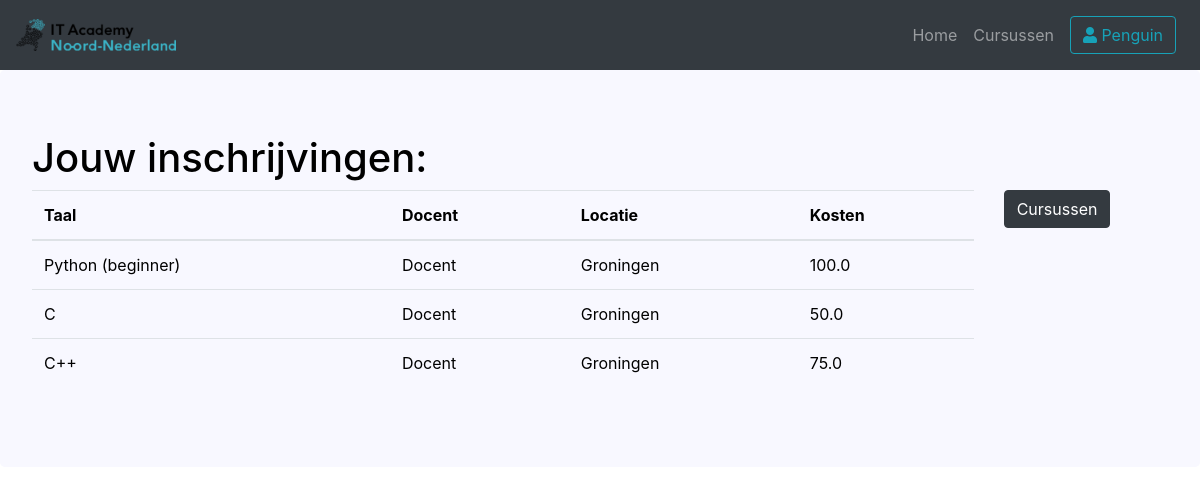
Page /student/inschrijvingen/Penguin (signed in) on the earlier database version.
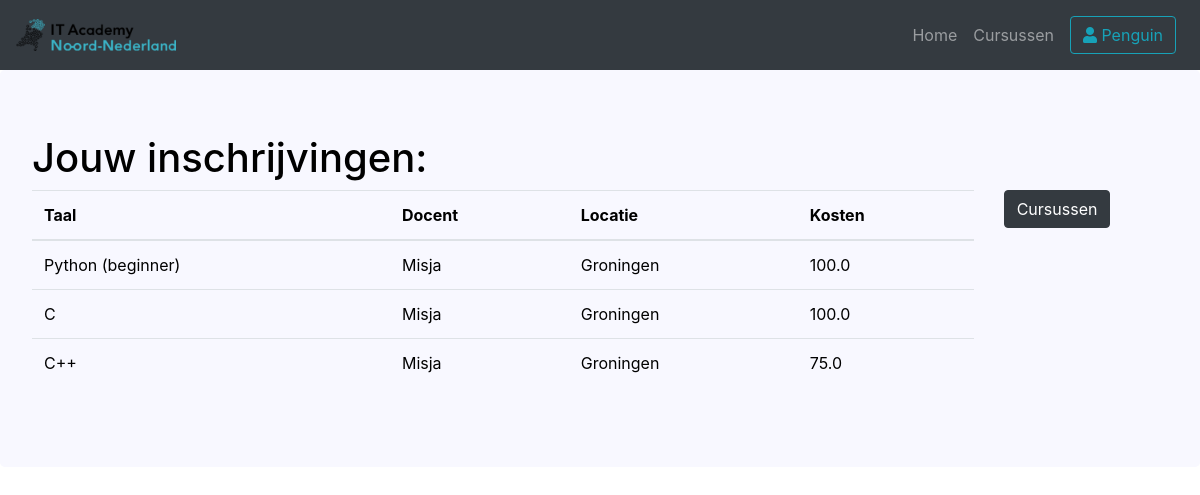
Same page on the later database version.
### project/models.py (models this page shows, shortened)
class Attendee(db.Model):
    __tablename__ = 'attendees'
    user_id     = db.Column(db.Integer, db.ForeignKey("users.id"), primary_key=True)
    course_id  = db.Column(db.Integer, db.ForeignKey("courses.id"), primary_key=True)
    discount    = db.Column(db.Boolean)

class User(db.Model, UserMixin):
    __tablename__ = 'users'
    id = db.Column(db.Integer, primary_key=True)
    email       = db.Column(db.String(64), unique=True, index=True, nullable=False)
    username    = db.Column(db.String(64), unique=True, index=True, nullable=False)
    password    = db.Column(db.String(128), nullable=False)
    role_id     = db.Column(db.Integer, db.ForeignKey("roles.id"), nullable=False)

class Course(db.Model):
    __tablename__ = 'courses'
    id              = db.Column(db.Integer, primary_key=True)
    teacher_id      = db.Column(db.Integer, db.ForeignKey("users.id"), nullable=False)
    language_id     = db.Column(db.Integer, db.ForeignKey("languages.id"), nullable=False)
    location        = db.Column(db.Text, nullable=False)
    cost            = db.Column(db.Float, nullable=False)
    description     = db.Column(db.Text, nullable=False)

class Language(db.Model):
    __tablename__ = 'languages'
    id          = db.Column(db.Integer, primary_key=True)
    language    = db.Column(db.Text, nullable=False)

### project/gebruikers/student/views.py (the view)
@student_blueprint.route('/inschrijvingen/<username>')
@login_required
def inschrijvingen(username):
    korting = Korting()
    if username != current_user.username:
        return redirect(url_for('index'))
    inschrijvingen =    Attendee.query\
                        .filter_by(user_id=current_user.id)\
                        .join(Course, Course.id == Attendee.course_id)\
                        .join(User, User.id == Course.teacher_id)\
                        .join(Language, Language.id == Course.language_id)\
                        .add_columns(Course.id, Language.language, User.username, Course.location, Course.cost, Attendee.discount)
    return render_template('inschrijvingen.html', inschrijvingen=inschrijvingen, korting=korting)

### project/__init__.py (called while the page is built)
@app.context_processor
def inject_time_related_functions():
    return dict(date_now=datetime.now().date(), td=timedelta, dt=datetime, t=time())

### project/models.py (called while the page is built)
@login_manager.user_loader
def load_user(user_id):
    return User.query.get(user_id)

def Korting():
    korting = 0.5 # 50%
    return korting

### project/gebruikers/student/templates/student/inschrijvingen.html
{% extends "base.html" %}
{% block content %}
<div class="jumbotron m-0">
    <h1>Jouw inschrijvingen:</h1>
    <div class="row">
        <div class="col col-sm-10">
            <table class="table">
                <thead>
                    <tr>
                        <th scope="col">Taal</th>
                        <th scope="col">Docent</th>
                        <th scope="col">Locatie</th>
                        <th scope="col">Kosten</th>
                    </tr>
                </thead>
                <tbody>
                    {% for inschrijving in inschrijvingen %}
                    <tr>
                        <td>{{ inschrijving.language }}</td>
                        <td>{{ inschrijving.username }}</td>
                        <td>{{ inschrijving.location }}</td>
                        {% if inschrijving.discount == True %}
                        <td>{{ (inschrijving.cost)*korting }}</td>
                        {% else %}
                        <td>{{ inschrijving.cost }}</td>
                        {% endif %}
                    </tr>
                    {% endfor %}
                </tbody>
            </table>
        </div>
        <div class="col col-sm-2">
            <a href="{{ url_for('standaard.cursussen') }}" class="btn btn-dark">Cursussen</a>
        </div>
    </div>
</div>
{% endblock %}

Differences in the rows shown:
changed through a linked row, Attendee "Python (beginner)": username "Docent" → "Misja"
changed through a linked row, Attendee (number 2 of 3 on the later page): username "Docent" → "Misja"
changed Course (number 1 of 2 on the later page): (inschrijving.cost)*korting "50.0" → "100.0"
changed through a linked row, Attendee (number 3 of 3 on the later page): username "Docent" → "Misja"
